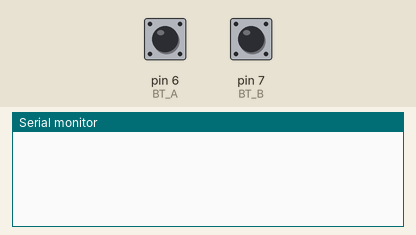
Bench run of a sketch on a simulated Arduino Uno, built with avr-gcc and run on an emulated ATmega328P. Parts: the last lines printed to the serial monitor. Inputs (shaded band) come from the test bench; at power-on: pin 6 (BT_A) HIGH, pin 7 (BT_B) HIGH.

Above: at 1.2 s.
1.3 s: pin 6 (BT_A) pulled LOW for 0.15 s
At 2.6 s:
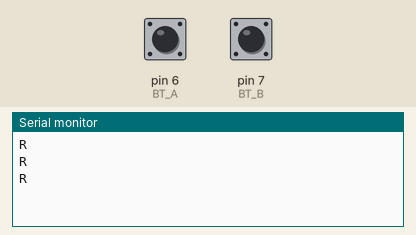
2.9 s: pin 7 (BT_B) pulled LOW for 0.15 s
At 3.6 s:
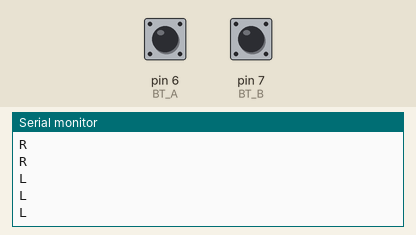
4.5 s: pin 6 (BT_A) driven LOW and pin 7 (BT_B) driven LOW
At 4.57 s:
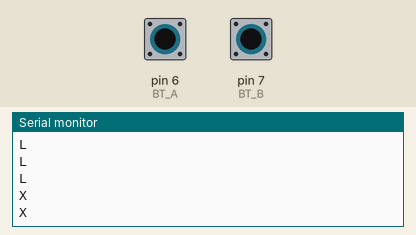

The sketch:

challange_turtle_bts_arduino.ino
```cpp
const int BT_A = 6;
const int BT_B = 7;
int ellapsed;

void setup() {
  pinMode(BT_A, INPUT_PULLUP);
  pinMode(BT_B, INPUT_PULLUP);
  Serial.begin(9600);
  ellapsed = millis();
}

void loop() {
  if (millis() - ellapsed > 50) {

    // inverse due to INPUT_PULLUP
    bool right = !digitalRead(BT_A);
    bool left = !digitalRead(BT_B);

    ellapsed = millis();
    if (right == true && left == true) {
      Serial.println('X');
    } else if (right == true) {
      Serial.println('R');
    } else if (left == true) {
      Serial.println('L');
    }
  }
}
```

Measured:
- after the input at 1.3 s, the serial monitor: prints a new line at once (image 1)
- after the input at 2.9 s, the serial monitor: prints a new line at once (image 2)
- after the input at 4.5 s, the serial monitor: prints a new line at once (image 3)
